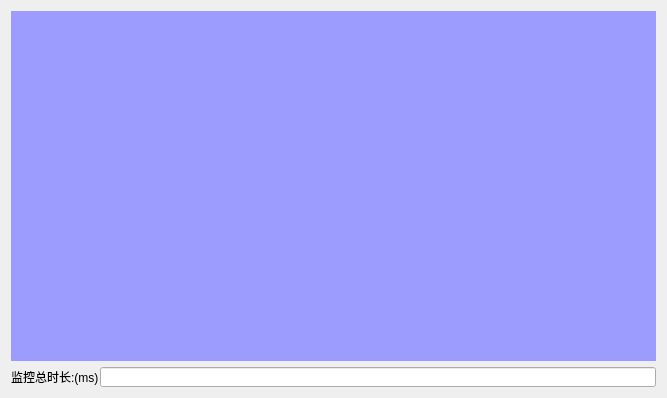
<?xml version="1.0" encoding="UTF-8"?>
<ui version="4.0">
 <class>widget_pid_curve</class>
 <widget class="QWidget" name="widget_pid_curve">
  <property name="geometry">
   <rect>
    <x>0</x>
    <y>0</y>
    <width>667</width>
    <height>396</height>
   </rect>
  </property>
  <property name="minimumSize">
   <size>
    <width>350</width>
    <height>0</height>
   </size>
  </property>
  <property name="windowTitle">
   <string>Form</string>
  </property>
  <layout class="QVBoxLayout" name="verticalLayout">
   <item>
    <widget class="QCustomPlot" name="customPlot" native="true">
     <property name="minimumSize">
      <size>
       <width>350</width>
       <height>350</height>
      </size>
     </property>
     <property name="styleSheet">
      <string notr="true">background-color: rgb(156, 156, 255);</string>
     </property>
    </widget>
   </item>
   <item>
    <layout class="QHBoxLayout" name="horizontalLayout">
     <property name="spacing">
      <number>1</number>
     </property>
     <item>
      <widget class="QLabel" name="text_set_see_time">
       <property name="minimumSize">
        <size>
         <width>0</width>
         <height>20</height>
        </size>
       </property>
       <property name="maximumSize">
        <size>
         <width>16777215</width>
         <height>20</height>
        </size>
       </property>
       <property name="text">
        <string>监控总时长:(ms)</string>
       </property>
      </widget>
     </item>
     <item>
      <widget class="QLineEdit" name="set_see_time">
       <property name="minimumSize">
        <size>
         <width>0</width>
         <height>20</height>
        </size>
       </property>
       <property name="maximumSize">
        <size>
         <width>16777215</width>
         <height>20</height>
        </size>
       </property>
      </widget>
     </item>
    </layout>
   </item>
  </layout>
 </widget>
 <customwidgets>
  <customwidget>
   <class>QCustomPlot</class>
   <extends>QWidget</extends>
   <header location="global">qcustomplot.h</header>
   <container>1</container>
  </customwidget>
 </customwidgets>
 <resources/>
 <connections/>
</ui>
